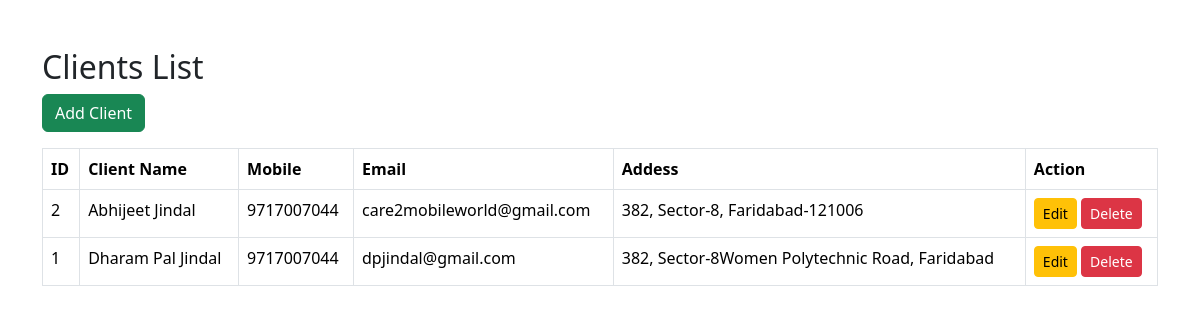
/clients.php, run on the app's committed database.
### tables this page shows
CREATE TABLE `clients` (
  `id` int(11) NOT NULL,
  `user_id` int(11) NOT NULL,
  `client_name` varchar(200) DEFAULT NULL,
  `mobile` varchar(20) DEFAULT NULL,
  `email` varchar(200) DEFAULT NULL,
  `address` text DEFAULT NULL
);

### clients.php (the view, shortened to what this page needs)
<?php include 'db.php';  $result = mysqli_query($conn, "SELECT * FROM clients ORDER BY id DESC"); ?>  <!DOCTYPE html> <html> <head> <title>Clients</title> <link href="
https://cdn.jsdelivr.net/npm/bootstrap@5.3.3/dist/css/bootstrap.min.css
" rel="stylesheet"> </head>
<body>
<div class="container mt-5">
<h2>Clients List</h2>  <a href="add_client.php" class="btn btn-success mb-3"> Add Client </a>  <table class="table table-bordered"> <tr> <th>ID</th> <th>Client Name</th> <th>Mobile</th> <th>Email</th><th>Addess</th><th>Action</th> </tr>  <?php while($row=mysqli_fetch_assoc($result)){ ?>  <tr>
<td><?php echo $row['id']; ?></td>
<td><?php echo $row['client_name']; ?></td>
<td><?php echo $row['mobile']; ?></td>
<td><?php echo $row['email']; ?></td>
<td><?php echo $row['address']; ?></td>
<td>
<a href="edit_client.php?id=<?php echo $row['id']; ?>"
            class="btn btn-warning btn-sm">  Edit </a>
            <a href="delete_client.php?id=<?php echo $row['id']; ?>"
            class="btn btn-danger btn-sm"
            onclick="return confirm('Are you sure to delete this book?')">
                Delete
            </a>
        </td> </tr>  <?php } ?>  </table>  </div>  </body> </html>

### data on the page
clients: id "2", client_name "Abhijeet Jindal", mobile "9717007044", email "care2mobileworld@gmail.com", address "382, Sector-8, Faridabad-121006"
clients: id "1", client_name "Dharam Pal Jindal", mobile "9717007044", email "dpjindal@gmail.com", address "382, Sector-8Women Polytechnic Road, Faridabad"
